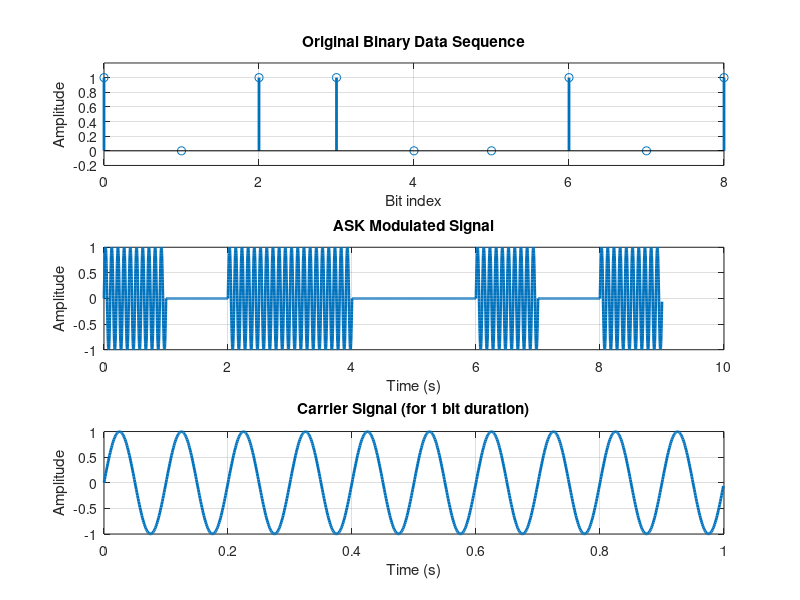

MATLAB code to generate this figure:
clc;
clear;


% N = 10;                    % Number of bits to transmit
% data = randi([0 1], 1, N);  % Random binary data
% Input binary data sequence
data = [1 0 1 1 0 0 1 0 1];  % Example binary data
%data=input('input the binary data')
% Number of bits
N = length(data);
fc = 10;  
fs = 1000;  
Tb = 1;  % Bit duration (seconds)
t = 0:1/fs:Tb-(1/fs);  % Time vector for one bit
ASK_signal = [];
for i = 1:N
    if data(i) == 1
        ASK_signal = [ASK_signal sin(2*pi*fc*t)];  % Signal with carrier
    else
        ASK_signal = [ASK_signal zeros(1, length(t))];  % No signal
    end
end

t_total = 0:1/fs:(N*Tb)-(1/fs);% total time i.e. Time vector for all bits


% Plot the original data sequence
subplot(3,1,1);
stem(0:N-1, data, 'LineWidth', 2);
title('Original Binary Data Sequence');
xlabel('Bit index');
ylabel('Amplitude');
ylim([-0.2 1.2]);
grid on;

% Plot the ASK modulated signal
subplot(3,1,2);
plot(t_total, ASK_signal, 'LineWidth', 2);
title('ASK Modulated Signal');
xlabel('Time (s)');
ylabel('Amplitude');
grid on;

% Plot the carrier signal for reference (for one bit)
subplot(3,1,3);
plot(t, sin(2*pi*fc*t), 'LineWidth', 2);
title('Carrier Signal (for 1 bit duration)');
xlabel('Time (s)');
ylabel('Amplitude');
grid on;